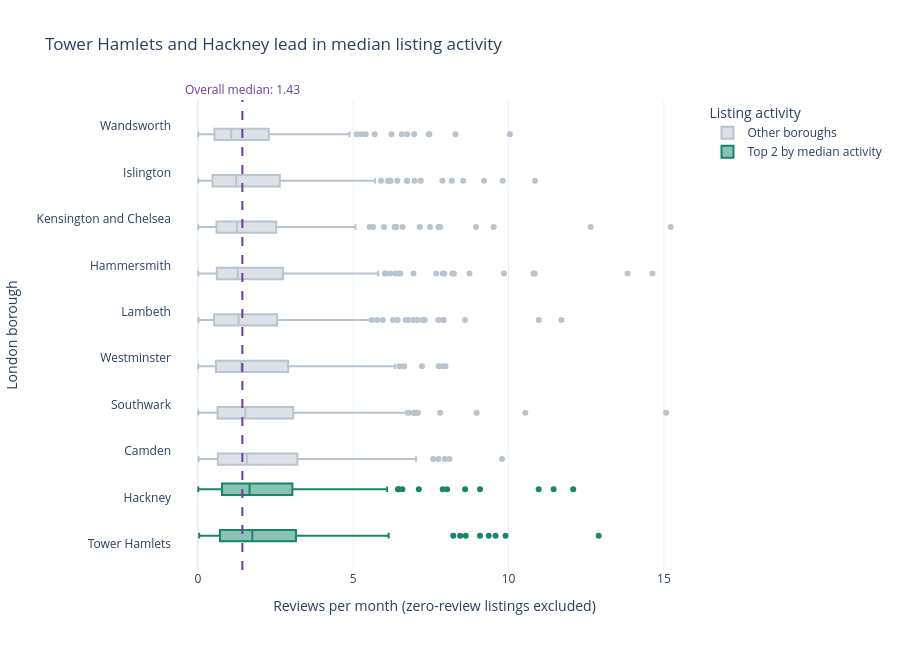

Here is the notebook cell this chart was saved with:
### Markdown cell above
## Task 2 — Box plot: listing activity by borough

**What to build:** A **horizontal box plot** comparing listing activity (reviews per month) across London boroughs — reviews per month is a proxy for how frequently a listing is booked.

**Requirements:**
- Horizontal orientation (borough names are long)
- Sorted by median reviews per month (most active at top)
- Highlight the **two most active** boroughs in a different colour
- Outliers shown as individual points
- Insight title naming the two busiest boroughs

> 💡 Some listings have zero reviews — these are new or inactive listings. Filter them out with before plotting

### Code cell
# Task 2: Listing activity by borough

# Find the borough/location column in the dataset
possible_borough_cols = [
    'borough',
    'neighbourhood',
    'neighbourhood_cleansed',
    'district'
]

borough_col = next(
    (col for col in possible_borough_cols if col in df.columns),
    None
)

if borough_col is None:
    raise ValueError(
        "Borough column not found. Available columns:\n"
        + ", ".join(df.columns)
    )

# Check required activity column
if 'reviews_per_month' not in df.columns:
    raise ValueError(
        "Column 'reviews_per_month' not found. "
        "Check df.columns for the correct column name."
    )

# Exclude missing, zero, and negative review activity
activity_df = df[
    df[borough_col].notna()
    & df['reviews_per_month'].notna()
    & (df['reviews_per_month'] > 0)
].copy()

# Calculate borough medians and sort from most to least active
borough_medians = (
    activity_df.groupby(borough_col)['reviews_per_month']
    .median()
    .sort_values(ascending=False)
)

top_two = borough_medians.head(2).index.tolist()

print("Two busiest boroughs by median reviews per month:")
print(borough_medians.head(2).round(2))

# Meaningful colour: green highlights the two most active boroughs
activity_df['activity_group'] = np.where(
    activity_df[borough_col].isin(top_two),
    'Top 2 by median activity',
    'Other boroughs'
)

activity_colours = {
    'Top 2 by median activity': '#16856B',
    'Other boroughs': '#B8C4CE'
}

# Sort categories so the most active borough appears at the top
borough_order = borough_medians.index.tolist()

fig2 = px.box(
    activity_df,
    x='reviews_per_month',
    y=borough_col,
    color='activity_group',
    color_discrete_map=activity_colours,
    category_orders={borough_col: borough_order[::-1]},
    points='outliers',
    orientation='h',
    hover_data=['reviews_per_month'],
    labels={
        'reviews_per_month': 'Reviews per month',
        borough_col: 'London borough',
        'activity_group': 'Activity group'
    },
    title=(
        f"{top_two[0]} and {top_two[1]} lead in median listing activity"
        if len(top_two) == 2
        else "Listing activity by borough"
    )
)

# Add an annotated reference line for the overall median
overall_median = activity_df['reviews_per_month'].median()

fig2.add_vline(
    x=float(overall_median),
    line_dash='dash',
    line_color='#6A3D9A',
    line_width=2,
    annotation_text=f'Overall median: {overall_median:.2f}',
    annotation_position='top',
    annotation_font_color='#6A3D9A'
)

fig2.update_layout(
    xaxis_title='Reviews per month (zero-review listings excluded)',
    yaxis_title='London borough',
    legend_title='Listing activity',
    template='plotly_white',
    height=max(650, 28 * len(borough_order))
)

fig2.show()

### Figure 1 — Plotly figure (JSON) as saved in the notebook; plotly's stock layout.template omitted (floating-point values rounded to 4 significant figures; data arrays with more than 128 entries replaced by an {"elided": "..."} marker saying what was removed)
{"data": [{"alignmentgroup": "True", "boxpoints": "outliers", "hovertemplate": "Activity group=Other boroughs<br>Reviews per month=%{x}<br>London borough=%{y}<extra></extra>", "legendgroup": "Other boroughs", "marker": {"color": "#B8C4CE"}, "name": "Other boroughs", "notched": false, "offsetgroup": "Other boroughs", "orientation": "h", "showlegend": true, "type": "box", "x": {"elided": "1984 float values"}, "x0": " ", "xaxis": "x", "y": {"elided": "1984 str values"}, "y0": " ", "yaxis": "y"}, {"alignmentgroup": "True", "boxpoints": "outliers", "hovertemplate": "Activity group=Top 2 by median activity<br>Reviews per month=%{x}<br>London borough=%{y}<extra></extra>", "legendgroup": "Top 2 by median activity", "marker": {"color": "#16856B"}, "name": "Top 2 by median activity", "notched": false, "offsetgroup": "Top 2 by median activity", "orientation": "h", "showlegend": true, "type": "box", "x": {"elided": "511 float values"}, "x0": " ", "xaxis": "x", "y": {"elided": "511 str values"}, "y0": " ", "yaxis": "y"}], "layout": {"annotations": [{"font": {"color": "#6A3D9A"}, "showarrow": false, "text": "Overall median: 1.43", "x": 1.43, "xanchor": "center", "xref": "x", "y": 1, "yanchor": "bottom", "yref": "y domain"}], "boxmode": "group", "height": 650, "legend": {"title": {"text": "Listing activity"}, "tracegroupgap": 0}, "shapes": [{"line": {"color": "#6A3D9A", "dash": "dash", "width": 2}, "type": "line", "x0": 1.43, "x1": 1.43, "xref": "x", "y0": 0, "y1": 1, "yref": "y domain"}], "title": {"text": "Tower Hamlets and Hackney lead in median listing activity"}, "xaxis": {"anchor": "y", "domain": [0, 1], "title": {"text": "Reviews per month (zero-review listings excluded)"}}, "yaxis": {"anchor": "x", "categoryarray": ["Tower Hamlets", "Hackney", "Camden", "Southwark", "Westminster", "Lambeth", "Hammersmith", "Kensington and Chelsea", "Islington", "Wandsworth"], "categoryorder": "array", "domain": [0, 1], "title": {"text": "London borough"}}}}
